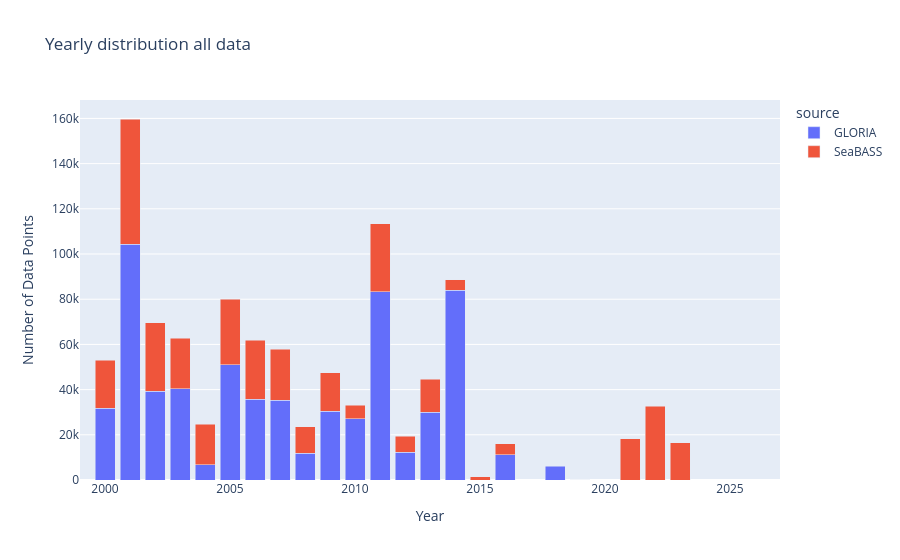

Notebook source saved alongside this figure:
### Code cell
year_test=rrs.copy()
year_test['datetime'] = pd.to_datetime(year_test['datetime'])
year_test['year'] = year_test['datetime'].dt.year
grouped = year_test.groupby(['year', 'source']).size().reset_index(name='DataPoints')

# Create bar chart
fig = px.bar(grouped, x='year', y='DataPoints', color='source', title='Yearly distribution all data',
    labels={'year': 'Year', 'DataPoints': 'Number of Data Points', 'metadata': 'Metadata'},)
fig.update_xaxes(range=[1999,2027])
fig.update_layout(barmode='stack')  # ensures stacking
fig.show()

### Figure 1 — Plotly figure (JSON) as saved in the notebook; plotly's stock layout.template omitted (floating-point values rounded to 4 significant figures)
{"data": [{"hovertemplate": "source=GLORIA<br>Year=%{x}<br>Number of Data Points=%{y}<extra></extra>", "legendgroup": "GLORIA", "marker": {"color": "#636efa", "pattern": {"shape": ""}}, "name": "GLORIA", "orientation": "v", "showlegend": true, "textposition": "auto", "type": "bar", "x": [2000, 2001, 2002, 2003, 2004, 2005, 2006, 2007, 2008, 2009, 2010, 2011, 2012, 2013, 2014, 2016, 2018], "xaxis": "x", "y": [31679, 104260, 39346, 40296, 6716, 51037, 35837, 35337, 11927, 30487, 27015, 83316, 12182, 29998, 83948, 11228, 6015], "yaxis": "y"}, {"hovertemplate": "source=SeaBASS<br>Year=%{x}<br>Number of Data Points=%{y}<extra></extra>", "legendgroup": "SeaBASS", "marker": {"color": "#EF553B", "pattern": {"shape": ""}}, "name": "SeaBASS", "orientation": "v", "showlegend": true, "textposition": "auto", "type": "bar", "x": [2000, 2001, 2002, 2003, 2004, 2005, 2006, 2007, 2008, 2009, 2010, 2011, 2012, 2013, 2014, 2015, 2016, 2019, 2021, 2022, 2023], "xaxis": "x", "y": [21245, 55482, 30223, 22471, 18058, 29040, 26104, 22443, 11547, 17081, 6124, 30171, 7261, 14510, 4695, 1335, 4850, 136, 18228, 32579, 16379], "yaxis": "y"}], "layout": {"autosize": true, "barmode": "stack", "legend": {"title": {"text": "source"}, "tracegroupgap": 0}, "title": {"text": "Yearly distribution all data"}, "xaxis": {"anchor": "y", "domain": [0, 1], "range": [1999, 2027], "title": {"text": "Year"}, "type": "linear"}, "yaxis": {"anchor": "x", "autorange": true, "domain": [0, 1], "range": [0, 168100.0], "title": {"text": "Number of Data Points"}, "type": "linear"}}}
